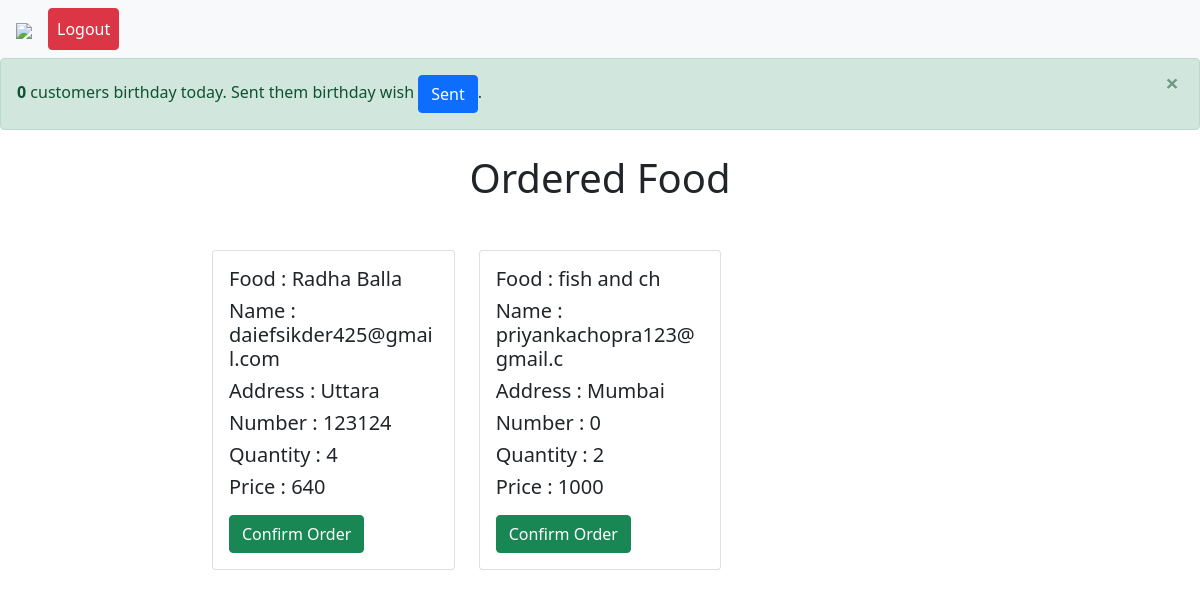
Screenshot of /admin_food.php with the database file from the repository.
### tables this page shows
CREATE TABLE `food_order` (
  `id` int(11) NOT NULL,
  `name` varchar(25) NOT NULL,
  `address` varchar(200) NOT NULL,
  `number` int(200) NOT NULL,
  `food` varchar(233) NOT NULL,
  `price` int(255) NOT NULL,
  `quantity` varchar(30) NOT NULL
);

### admin_food.php (the view, shortened to what this page needs)
<!doctype html>
<html lang="en">
<head>
  <link rel="stylesheet" href="https://cdn.jsdelivr.net/npm/bootstrap@4.6.1/dist/css/bootstrap.min.css">
  <link href="https://cdn.jsdelivr.net/npm/bootstrap@5.1.3/dist/css/bootstrap.min.css" rel="stylesheet">
</head>
<body>
  <nav class="navbar navbar-expand-lg navbar-light bg-light">
    <a class="navbar-brand" href="#"><img src="img\logo\logos.png" style="height: 156px;"></a>
    <div class="collapse navbar-collapse" id="navbarSupportedContent">
      <ul class="navbar-nav mr-auto">
        <li class="nav-item">
          <a class="nav-link btn btn-danger text-white" href="logout.php">Logout</a>
        </li>
      </ul>
    </div>
  </nav>
  <?php
  $sql = "SELECT * FROM `user` WHERE month(current_date())=month(date) AND day(current_date)=day(date)";
  $sql_s = mysqli_query($conn, $sql);
  $count = mysqli_num_rows($sql_s);
  echo '<div class="alert alert-success alert-dismissible fade show mb-0" role="alert">
        <strong>' . $count . '</strong> customers birthday today. Sent them birthday wish <a href="birthdaywish.php" class="btn btn-primary">Sent</a>.
        <button type="button" class="close" data-dismiss="alert" aria-label="Close">
        <span aria-hidden="true">&times;</span>
        </button>
    </div>';
  ?>
  <h1 class="text-center mt-4 mb-4">Ordered Food</h1>
  <div class="container m-auto col-8">
    <div class="row">
      <?php
      $sql = "SELECT * FROM `food_order`";
      $sql_s = mysqli_query($conn, $sql);
      while ($row = mysqli_fetch_assoc($sql_s)) {
        echo '<div class="col-4 mt-4">
                <div class="card" style="width: 100%;">
                  <div class="card-body">
                    <h5 class="card-title">Food : ' . $row['food'] . '</h5>
                    <h5 class="card-title">Name : ' . $row['name'] . '</h5>
                    <h5 class="card-title">Address : ' . $row['address'] . '</h5>
                    <h5 class="card-title">Number : ' . $row['number'] . '</h5>
                    <h5 class="card-title">Quantity : ' . $row['quantity'] . '</h5>
                    <h5 class="card-title">Price : ' . $row['price'] . '</h5>
                    <p class="card-text"></p>
                    <a href="confirm_food.php?food_id=' . $row['id'] . '&&food=' . $row['food'] . '" class="btn btn-success">Confirm Order</a>
                  </div>
                </div>
              </div>';
      }
      ?>
    </div>
  </div>
</body>
</html>

### rows the page displays
food_order: food "Radha Balla", name "daiefsikder425@gmail.com", address "Uttara", number "123124", quantity "4", price "640"
food_order: food "fish and ch", name "priyankachopra123@gmail.c", address "Mumbai", number "0", quantity "2", price "1000"

### other values shown
$count "0"
